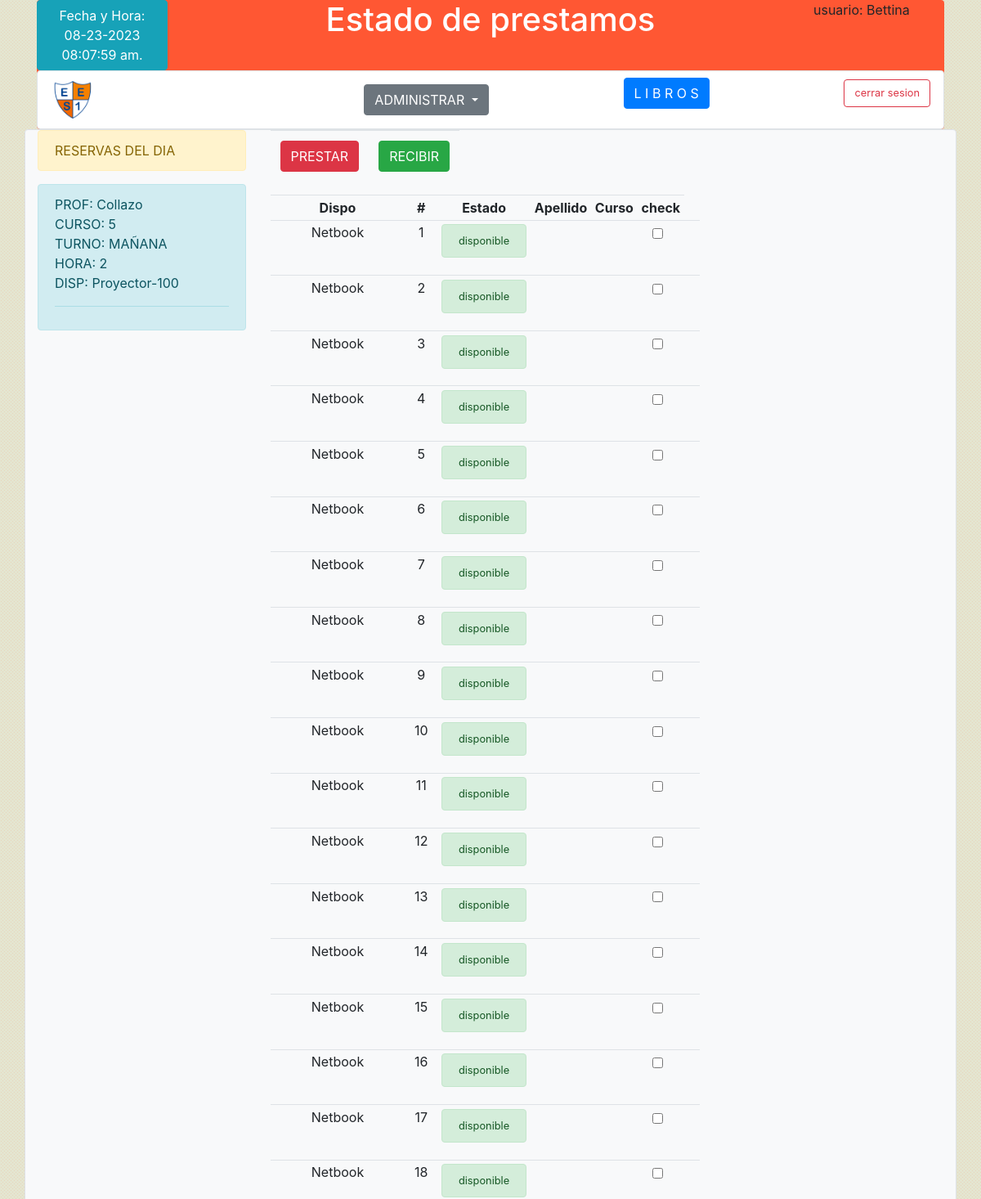
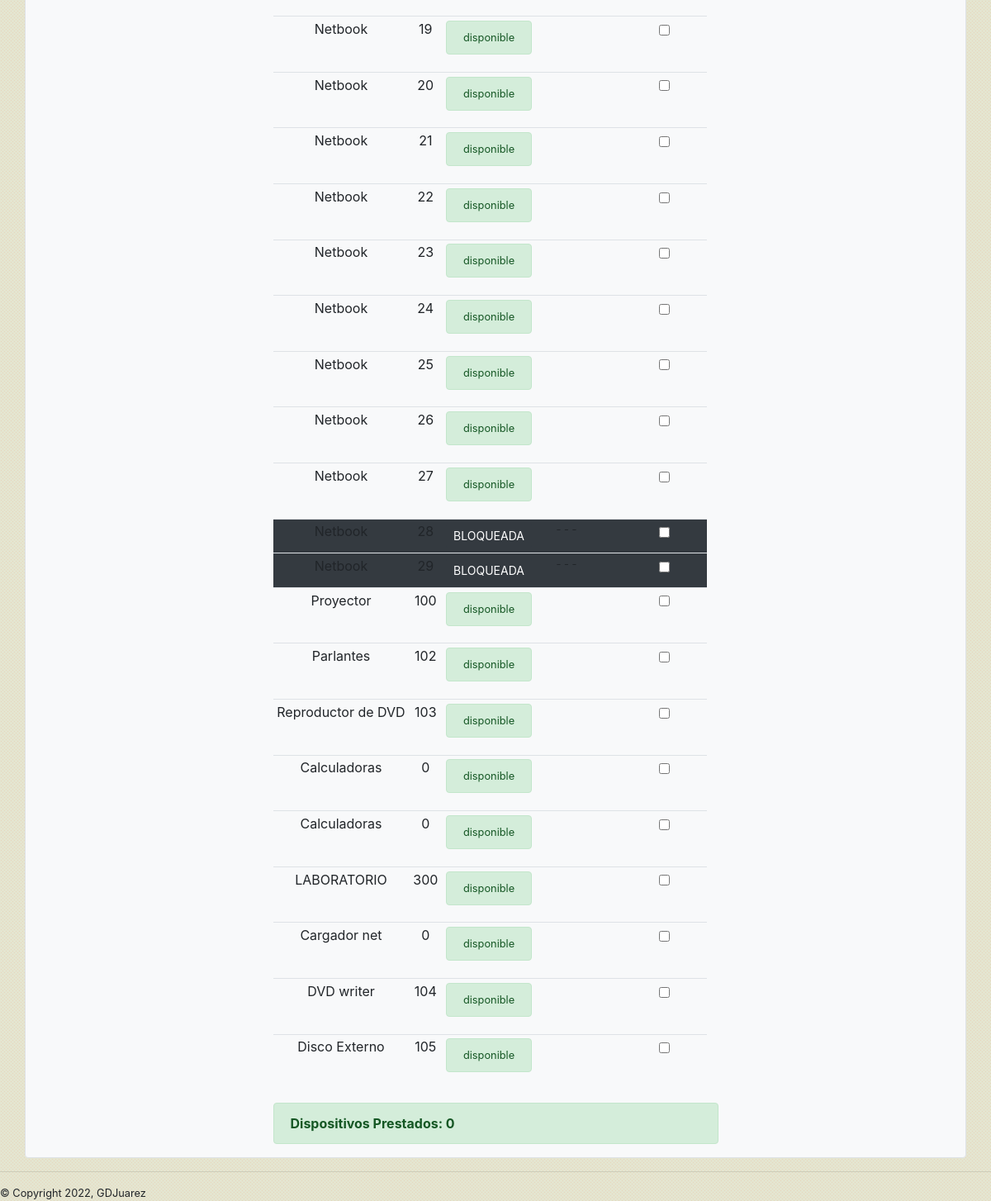
/prestamos/menu.php (signed in), run on the app's committed database (2 pictures, top to bottom).
### tables this page shows
CREATE TABLE `reserva` (
  `id` int(11) NOT NULL,
  `dispositivo_id` int(11) NOT NULL,
  `Dispositivo` varchar(45) NOT NULL,
  `Fecha` date NOT NULL,
  `Turno` varchar(10) NOT NULL,
  `Hora` int(11) NOT NULL,
  `Curso` varchar(10) NOT NULL,
  `Profesor` varchar(20) NOT NULL,
  `usuario` varchar(45) NOT NULL
);

CREATE TABLE `dispositivo` (
  `id` int(11) NOT NULL,
  `dispositivo` varchar(45) NOT NULL,
  `n_serial` varchar(45) NOT NULL,
  `numero` int(11) NOT NULL,
  `estado` varchar(20) NOT NULL,
  `Apellido` varchar(45) NOT NULL,
  `Curso` varchar(10) NOT NULL
);

### clases/class_conexion.php (called while the page is built, shortened)
<?php
 class Conexion{
    public function __construct(){
        $this->conexion_db = new mysqli(DB_HOST,DB_USUARIO,DB_PASS,DB_NOMBRE);
    }
  }
?>

### prestamos/menu.php (the view, shortened to what this page needs)
<?php
require("../clases/class_conexion.php");
require("../clases/class_dispositivo.php");
require("../clases/class_reservas.php");
$DateAndTime = date('m-d-Y h:i:s a', time());
$disp_prestados = 0;
$mis_dispositivos = new Dispositivo();
$array_dispositivos=$mis_dispositivos->get_dispositivos();
$dia = date('Y-m-d');
$mis_reservas = new Reserva();
$array_reservas=$mis_reservas->get_reservas($dia);
?>
<!doctype html>
<html lang="en">
<head>
    <link rel="stylesheet" href="https://cdn.jsdelivr.net/npm/bootstrap@4.6.0/dist/css/bootstrap.min.css">
    <link rel="stylesheet" href="https://cdnjs.cloudflare.com/ajax/libs/font-awesome/5.15.2/css/all.min.css">
    <link rel="stylesheet" href="../stylefondo.css">
</head>
<header>
    <div class="container">
        <div class="banner  rounded" style="background-color: #FF5733 ;">
            <div class="row">
                <div class="col-lg-2">
                    <div class="boton btn btn-info ">
                        <?php echo "Fecha y Hora:  $DateAndTime."  ?>
                    </div>
                </div>
                <div class="col-lg-8">
                    <h1 class="text-white text-center">Estado de prestamos</h1>
                </div>
                <div class="col-lg-2">
                    <p>usuario: <?php echo $_SESSION['user']; ?></p>
                </div>
            </div>
            <nav class="navbar navbar-light bg-white border rounded">
                <img src="../img/escudo1.png" class="rounded " style="width:5%" alt="Responsive image">
                <a class="nav-item dropdown">
                    <a class="btn btn-secondary dropdown-toggle" href="#" id="navbarDropdownMenuLink" data-toggle="dropdown" aria-haspopup="true" aria-expanded="false">
                        ADMINISTRAR
                    </a>
                </a>
                <form class="form-inline" action="../prestamos_libros/gridlibros.php" method="post">
                    <button class="btn btn-primary " type="submit">L I B R O S</button>
                </form>
                <form class="form-inline" action="../destruir.php" method="post">
                    <button class="btn btn-outline-danger " type="submit"><small>cerrar sesion</small></button>
                </form>
            </nav>
        </div>
    </div>
</header>
<body>
    <div class='container bg-light border rounded '>
        <div class="row ">
            <div class="col-md-3">
                <?php
                echo "<div class='alert alert-warning'>";
                echo "RESERVAS DEL DIA";
                echo "</div>";
                foreach($array_reservas as $row) {
                    $turno = $row['Turno'];
                    if($turno==1){
                        $turno='MAÑANA';
                    }elseif($turno==2){
                        $turno='TARDE';
                    }elseif($turno==2){
                        $turno='VESPERTINO';
                    }
                    $dispositivo = $row['Dispositivo'];
                    $hora = $row['Hora'];
                    $curso = $row['Curso'];
                    $profesor = $row['Profesor'];
                    echo "<div class='alert alert-info'>";
                    echo 'PROF: '.$profesor ;
                    echo '<br>';
                    echo 'CURSO: '.$curso ;
                    echo '<br>';
                    echo 'TURNO: '.$turno ;
                    echo '<br>';
                    echo 'HORA: '.$hora;
                    echo '<br>';
                    echo 'DISP: '.$dispositivo;
                    echo '<hr>';
                    echo "</div>";
                }
                ?>
            </div>
            <div class="col-md-6">
                <table class="table table-responsive text-center" id="tablaBtn">
                    <tr>
                        <th>
                            <button type="button" class="btn btn-danger" data-toggle="modal" data-target="#myModalP" id="prestar"> PRESTAR </button>
                        </th>
                        <th>
                            <button type="button" class="btn btn-success" data-toggle="modal" data-target="#myModalR" id="recibir"> RECIBIR </button>
                        </th>
                    </tr>
                </table>
                <table class="table-responsive">
                    <table  id="tablaPmo" class="table table-sm table-responsive table-hover text-center">
                        <tr class="Barra text-center >">
                            <th>Dispo</th>
                            <th>#</th>
                            <th>Estado</th>
                            <th>Apellido</th>
                            <th>Curso</th>
                            <th>check</th>
                        </tr>
                        <?php
                                 foreach($array_dispositivos as $row) {
                                    $estado = $row['estado'];
                                    if ($estado == "disponible") {
                                        $boton_color = "class='alert alert-sm alert-success'";
                                        $color_fila="class='td '";
                                    } elseif ($estado == "BLOQUEADA") {
                                        $boton_color = "class='btn btn-sm btn-dark' ";
                                        $color_fila="class='td bg-dark '";
                                    } else {
                                        $boton_color = "class='alert alert-danger' ";
                                        $color_fila="class='td bg-danger text-white'";
                                        $disp_prestados += 1;
                                    }
                                    ?>
                                <tr <?php echo $color_fila ?>  >
                                    <td><?php echo $row['dispositivo']; ?></td>
                                    <td><?php echo $row['numero']; ?></td>
                                    <?php $estado = $row['estado'];
                                    $apellido = $row['Apellido'];
                                    $curso = $row['Curso'];
                                    ?>
                                    <td><small><input type='button' id='estado' <?php echo $boton_color ?> value='<?php echo $row['estado'] ?>'/></small></td>
                                    <td><small><?php echo $apellido ?></small></td>
                                    <td><small><?php echo $curso ?><small></td>
                                    <td>
                                        <div class="form-check">
                                            <input type="checkbox" id='check' class="case form-check-input" value="0">
                                        </div>
                                    </td>
                                    <td></td>
                                    <td></td>
                                </tr>
                            <?php
                            }
                            ?>
                    </table>
                    <?php if ($disp_prestados == 0) {
                        echo " <div class='alert alert-success'>
                                <strong>Dispositivos Prestados: $disp_prestados </strong>
                                </div>";
                    } else {
                        echo " <div class='alert alert-danger'>
                                <strong>Dispositivos Prestados:  $disp_prestados  </strong>
                                </div>";
                    } ?>
            </div>
        </div>
    </div>
    <hr>
    <footer>
        <small>&copy; Copyright 2022, GDJuarez</small>
    </footer>
</body>
</html>

### stylefondo.css (style rules this page uses)
body { background-color: #e4e5d0; }

### data on the page
reserva: Profesor "Collazo", Curso "5", Turno "MAÑANA", Hora "2", Dispositivo "Proyector-100"
dispositivo: dispositivo "Netbook", numero "1", estado "disponible"
dispositivo: dispositivo "Netbook", numero "2", estado "disponible"
dispositivo: dispositivo "Netbook", numero "3", estado "disponible"
dispositivo: dispositivo "Netbook", numero "4", estado "disponible"
dispositivo: dispositivo "Netbook", numero "5", estado "disponible"
dispositivo: dispositivo "Netbook", numero "6", estado "disponible"
dispositivo: dispositivo "Netbook", numero "7", estado "disponible"
dispositivo: dispositivo "Netbook", numero "8", estado "disponible"
dispositivo: dispositivo "Netbook", numero "9", estado "disponible"
dispositivo: dispositivo "Netbook", numero "10", estado "disponible"
dispositivo: dispositivo "Netbook", numero "11", estado "disponible"
dispositivo: dispositivo "Netbook", numero "12", estado "disponible"
dispositivo: dispositivo "Netbook", numero "13", estado "disponible"
dispositivo: dispositivo "Netbook", numero "14", estado "disponible"
dispositivo: dispositivo "Netbook", numero "15", estado "disponible"
dispositivo: dispositivo "Netbook", numero "16", estado "disponible"
dispositivo: dispositivo "Netbook", numero "17", estado "disponible"
dispositivo: dispositivo "Netbook", numero "18", estado "disponible"
dispositivo: dispositivo "Netbook", numero "19", estado "disponible"
dispositivo: dispositivo "Netbook", numero "20", estado "disponible"
dispositivo: dispositivo "Netbook", numero "21", estado "disponible"
dispositivo: dispositivo "Netbook", numero "22", estado "disponible"
dispositivo: dispositivo "Netbook", numero "23", estado "disponible"
dispositivo: dispositivo "Netbook", numero "24", estado "disponible"
dispositivo: dispositivo "Netbook", numero "25", estado "disponible"
dispositivo: dispositivo "Netbook", numero "26", estado "disponible"
dispositivo: dispositivo "Netbook", numero "27", estado "disponible"
dispositivo: dispositivo "Netbook", numero "28", estado "BLOQUEADA", Apellido "- - -"
dispositivo: dispositivo "Netbook", numero "29", estado "BLOQUEADA", Apellido "- - -"
dispositivo: dispositivo "Proyector", numero "100", estado "disponible"
dispositivo: dispositivo "Parlantes", numero "102", estado "disponible"
dispositivo: dispositivo "Reproductor de DVD", numero "103", estado "disponible"
dispositivo: dispositivo "Calculadoras", numero "0", estado "disponible"
dispositivo: dispositivo "Calculadoras", numero "0", estado "disponible"
dispositivo: dispositivo "LABORATORIO", numero "300", estado "disponible"
dispositivo: dispositivo "Cargador net", numero "0", estado "disponible"
dispositivo: dispositivo "DVD writer", numero "104", estado "disponible"
dispositivo: dispositivo "Disco Externo", numero "105", estado "disponible"

### other printed values
$_SESSION['user'] "Bettina"
$disp_prestados "0"
